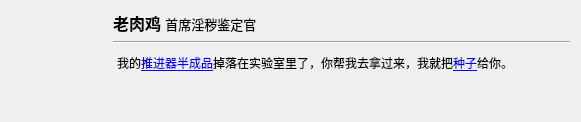
<?xml version="1.0" encoding="UTF-8"?>
<ui version="4.0">
 <class>DialogueBox</class>
 <widget class="QWidget" name="DialogueBox">
  <property name="geometry">
   <rect>
    <x>0</x>
    <y>0</y>
    <width>581</width>
    <height>122</height>
   </rect>
  </property>
  <property name="windowTitle">
   <string>张三（NPC）</string>
  </property>
  <layout class="QHBoxLayout" name="horizontalLayout">
   <item>
    <layout class="QVBoxLayout" name="verticalLayout_4">
     <item>
      <widget class="QLabel" name="lblNPCAvatar">
       <property name="minimumSize">
        <size>
         <width>96</width>
         <height>96</height>
        </size>
       </property>
       <property name="maximumSize">
        <size>
         <width>96</width>
         <height>96</height>
        </size>
       </property>
       <property name="text">
        <string/>
       </property>
      </widget>
     </item>
     <item>
      <spacer name="verticalSpacer">
       <property name="orientation">
        <enum>Qt::Vertical</enum>
       </property>
       <property name="sizeHint" stdset="0">
        <size>
         <width>20</width>
         <height>40</height>
        </size>
       </property>
      </spacer>
     </item>
    </layout>
   </item>
   <item>
    <layout class="QVBoxLayout" name="verticalLayout_3">
     <item>
      <layout class="QVBoxLayout" name="verticalLayout">
       <item>
        <widget class="QLabel" name="label_3">
         <property name="minimumSize">
          <size>
           <width>447</width>
           <height>18</height>
          </size>
         </property>
         <property name="text">
          <string>&lt;html&gt;&lt;head/&gt;&lt;body&gt;&lt;p&gt;&lt;span style=&quot; font-size:12pt; font-weight:600;&quot;&gt;老肉鸡 &lt;/span&gt;&lt;span style=&quot; font-size:10pt;&quot;&gt;首席淫秽鉴定官&lt;/span&gt;&lt;/p&gt;&lt;/body&gt;&lt;/html&gt;</string>
         </property>
         <property name="scaledContents">
          <bool>true</bool>
         </property>
         <property name="wordWrap">
          <bool>true</bool>
         </property>
        </widget>
       </item>
       <item>
        <widget class="Line" name="line">
         <property name="orientation">
          <enum>Qt::Horizontal</enum>
         </property>
        </widget>
       </item>
      </layout>
     </item>
     <item>
      <widget class="QTextBrowser" name="textBrowser">
       <property name="sizePolicy">
        <sizepolicy hsizetype="Fixed" vsizetype="Expanding">
         <horstretch>0</horstretch>
         <verstretch>0</verstretch>
        </sizepolicy>
       </property>
       <property name="minimumSize">
        <size>
         <width>445</width>
         <height>36</height>
        </size>
       </property>
       <property name="maximumSize">
        <size>
         <width>445</width>
         <height>36</height>
        </size>
       </property>
       <property name="focusPolicy">
        <enum>Qt::StrongFocus</enum>
       </property>
       <property name="autoFillBackground">
        <bool>true</bool>
       </property>
       <property name="styleSheet">
        <string notr="true">background-color: rgba(255, 255, 255, 0);</string>
       </property>
       <property name="frameShape">
        <enum>QFrame::NoFrame</enum>
       </property>
       <property name="frameShadow">
        <enum>QFrame::Plain</enum>
       </property>
       <property name="html">
        <string>&lt;!DOCTYPE HTML PUBLIC &quot;-//W3C//DTD HTML 4.0//EN&quot; &quot;http://www.w3.org/TR/REC-html40/strict.dtd&quot;&gt;
&lt;html&gt;&lt;head&gt;&lt;meta name=&quot;qrichtext&quot; content=&quot;1&quot; /&gt;&lt;style type=&quot;text/css&quot;&gt;
p, li { white-space: pre-wrap; }
&lt;/style&gt;&lt;/head&gt;&lt;body style=&quot; font-family:'SimSun'; font-size:9pt; font-weight:400; font-style:normal;&quot;&gt;
&lt;p style=&quot; margin-top:0px; margin-bottom:0px; margin-left:0px; margin-right:0px; -qt-block-indent:0; text-indent:0px;&quot;&gt;我的&lt;a href=&quot;#&quot;&gt;&lt;span style=&quot; text-decoration: underline; color:#0000ff;&quot;&gt;推进器半成品&lt;/span&gt;&lt;/a&gt;掉落在实验室里了，你帮我去拿过来，我就把&lt;a href=&quot;#&quot;&gt;&lt;span style=&quot; text-decoration: underline; color:#0000ff;&quot;&gt;种子&lt;/span&gt;&lt;/a&gt;给你。&lt;/p&gt;&lt;/body&gt;&lt;/html&gt;</string>
       </property>
      </widget>
     </item>
     <item>
      <layout class="QVBoxLayout" name="verticalLayout_2">
       <item>
        <widget class="QFrame" name="frame">
         <property name="sizePolicy">
          <sizepolicy hsizetype="Expanding" vsizetype="Expanding">
           <horstretch>0</horstretch>
           <verstretch>0</verstretch>
          </sizepolicy>
         </property>
         <property name="frameShape">
          <enum>QFrame::NoFrame</enum>
         </property>
         <property name="frameShadow">
          <enum>QFrame::Plain</enum>
         </property>
         <property name="lineWidth">
          <number>0</number>
         </property>
        </widget>
       </item>
      </layout>
     </item>
    </layout>
   </item>
  </layout>
 </widget>
 <resources/>
 <connections/>
</ui>
